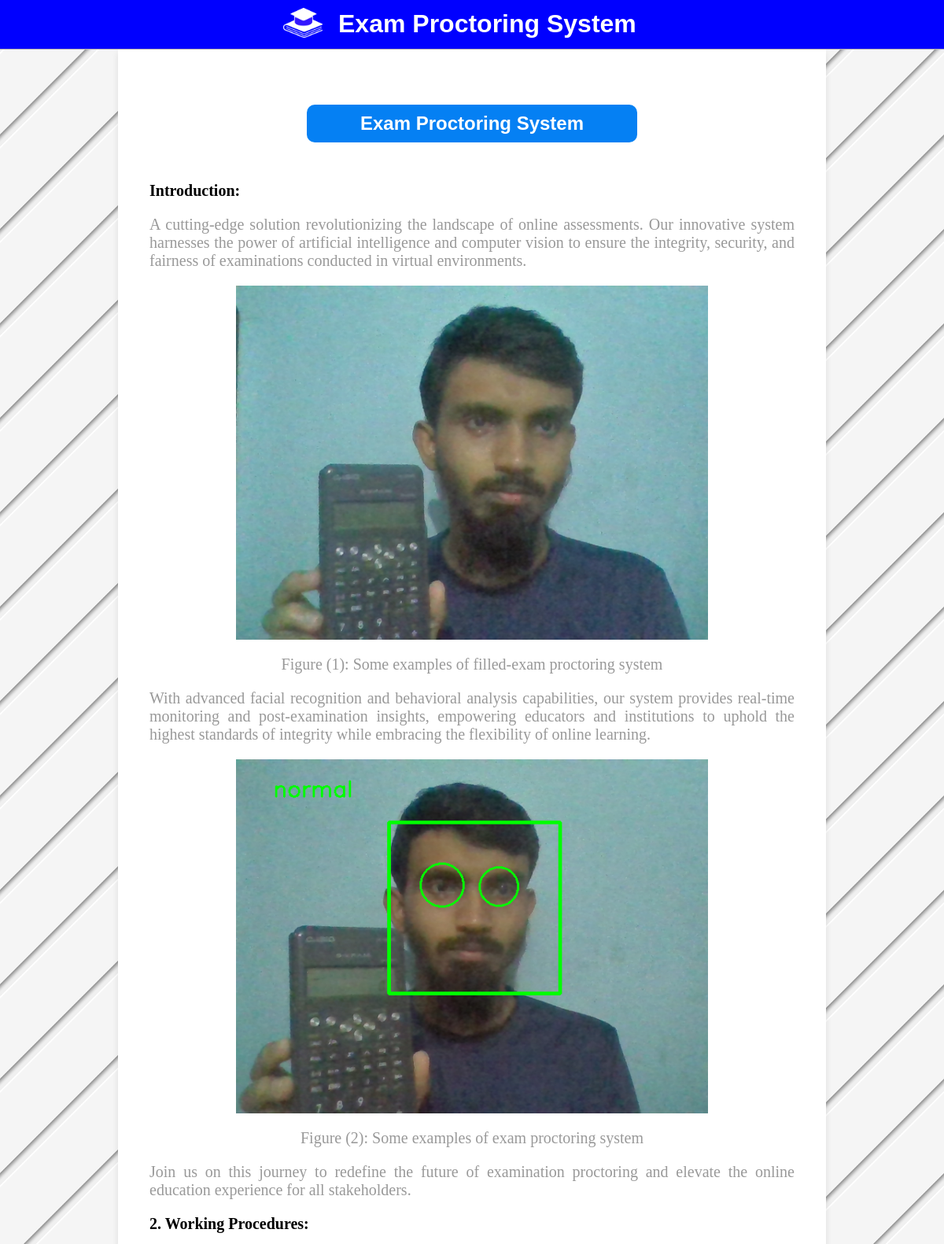
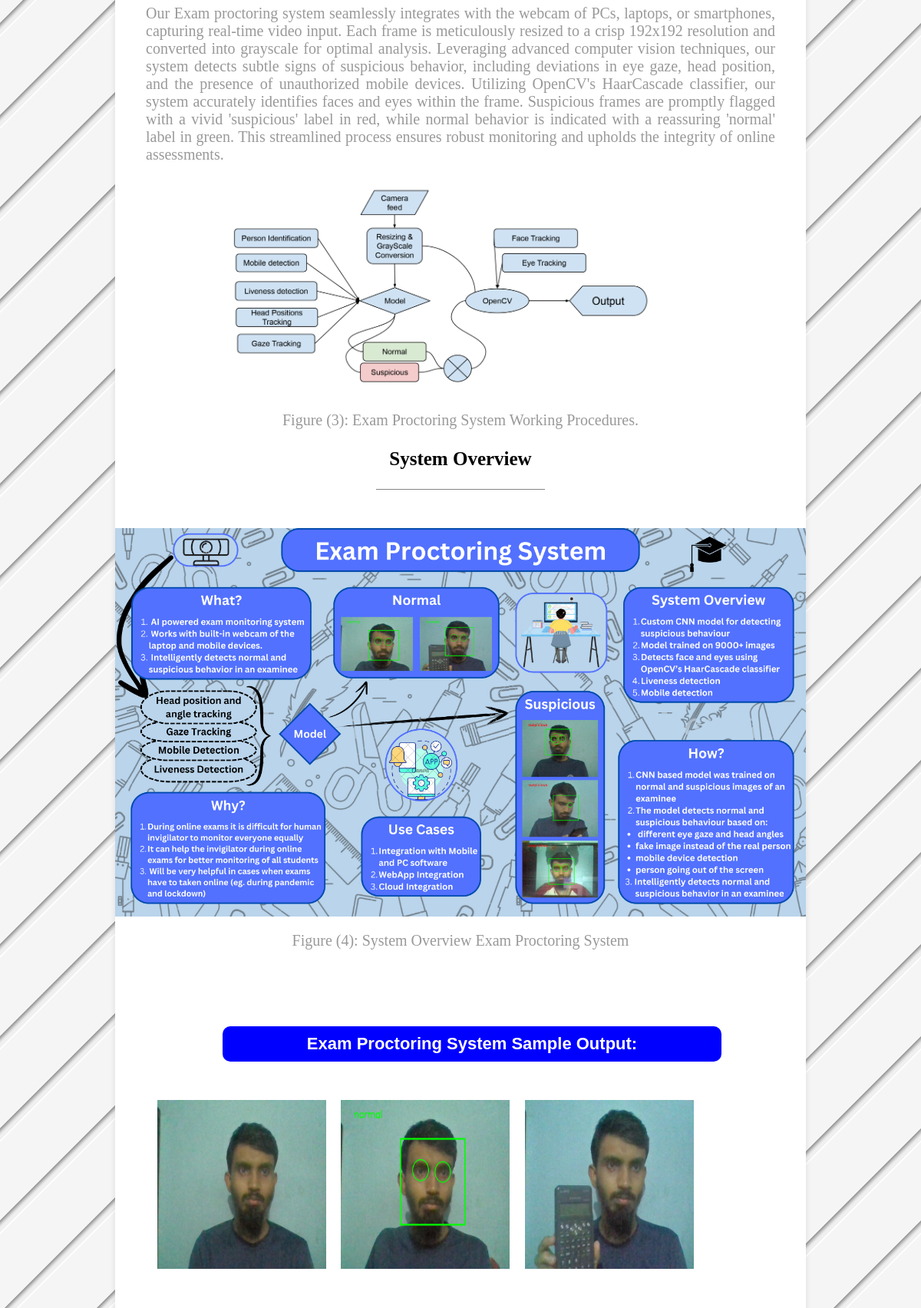
/ExamProctoringsystem/ (upper part), run on the app's committed database (2 pictures, top to bottom).
### examproctoringsystem/models.py (models this page shows)
class GeobagRiverBank(models.Model):
    geobag_at_riverbank_img = models.ImageField(upload_to='Geobag_at_RiverBank_img/', default='No images')
    image_figure_text = models.CharField(max_length = 500)

class FilledRiverBank(models.Model):
    geobag_counting_riverbank_img = models.ImageField(upload_to='Geobag_at_RiverBank_img/', default='No images')
    counting_figure_text = models.CharField(max_length = 500)

class TestingProcedures(models.Model):
    testing_procedures_img = models.ImageField(upload_to='Geobag_at_RiverBank_img/', default='No images')
    testing_procedures_figure_text = models.CharField(max_length = 500)

class PreparingDataset(models.Model):
    preparing_pataset_img = models.ImageField(upload_to='Geobag_at_RiverBank_img/', default='No images')
    preparing_dataset_figure_text = models.CharField(max_length = 500)

class ToonificationHeading(models.Model):
   toonification_heading = models.CharField(max_length = 500)

class ToonificationImage(models.Model):
   toonification_photo = models.ImageField(upload_to='ToonificationImage/', default='No images')

### examproctoringsystem/views.py (the view)
# urls.py: path('ExamProctoringsystem/', views.Geobag, name = 'Geobag'),
def Geobag(request):
    geobagriverbankdata = GeobagRiverBank.objects.all()
    filledriverbankdata = FilledRiverBank.objects.all()
    prototypeproposeddata = PrototypeProposed.objects.all()
    preparingdatasetdata = PreparingDataset.objects.all()
    testingproceduresdata = TestingProcedures.objects.all()
    toonificationheadingdata = ToonificationHeading.objects.all()
    toonificationimagedata = ToonificationImage.objects.all()
    data = {
        'geobagriverbankdata': geobagriverbankdata,
        'filledriverbankdata': filledriverbankdata,
        'prototypeproposeddata': prototypeproposeddata,
        'preparingdatasetdata': preparingdatasetdata,
        'testingproceduresdata': testingproceduresdata,
        'toonificationheadingdata': toonificationheadingdata,
        'toonificationimagedata': toonificationimagedata,
    }
    return render(request, 'index.html', data)

### templates/index.html (shortened to what this page needs)
{% load static %}
<!DOCTYPE html>
<html lang="en">
<head>
    <link rel="stylesheet" href="https://cdnjs.cloudflare.com/ajax/libs/font-awesome/4.7.0/css/font-awesome.min.css">
    <link rel="stylesheet" href="https://cdnjs.cloudflare.com/ajax/libs/font-awesome/5.15.4/css/all.min.css">
    <link rel="stylesheet" href="{% static 'css/style.css' %}">
</head>
<body>
<div class = "Top-Section">
    <div class="top_bar">
        <div class = "logo">
            <a href=""><img src="{% static 'images/logo-1.png' %}"  alt="" >
            </a>
        <h1>Exam Proctoring System</h1>
    </div>
    </div>
</div>
<div class="body-section">
<div class="geobag-section">
    <h1>Exam Proctoring System</h1>
<div class="Details">
<h3>Introduction: </h3>
<p>A cutting-edge solution revolutionizing the landscape of online assessments. Our innovative system harnesses the power of artificial intelligence and computer vision to ensure the integrity, security, and fairness of examinations conducted in virtual environments.</p>
<div class="details-img">
    {%for i in geobagriverbankdata%}
    <a href=""><img src="{{ i.geobag_at_riverbank_img.url }}" alt="Your Image Description"></a>
    <p>{{i.image_figure_text}}</p>
    {%endfor%}
</div>
<p>With advanced facial recognition and behavioral analysis capabilities, our system provides real-time monitoring and post-examination insights, empowering educators and institutions to uphold the highest standards of integrity while embracing the flexibility of online learning. </p>
<div class="details-img-2">
    {%for i in filledriverbankdata%}
    <a href=""><img src="{{ i.geobag_counting_riverbank_img.url }}" alt="Your Image Description"></a>
    <p>{{i.counting_figure_text}}</p>
    {%endfor%}
</div>
<p>Join us on this journey to redefine the future of examination proctoring and elevate the online education experience for all stakeholders. </p>
 <h3>2. Working Procedures:</h3>
<p>Our Exam proctoring system seamlessly integrates with the webcam of PCs, laptops, or smartphones, capturing real-time video input. Each frame is meticulously resized to a crisp 192x192 resolution and converted into grayscale for optimal analysis. Leveraging advanced computer vision techniques, our system detects subtle signs of suspicious behavior, including deviations in eye gaze, head position, and the presence of unauthorized mobile devices. Utilizing OpenCV's HaarCascade classifier, our system accurately identifies faces and eyes within the frame. Suspicious frames are promptly flagged with a vivid 'suspicious' label in red, while normal behavior is indicated with a reassuring 'normal' label in green. This streamlined process ensures robust monitoring and upholds the integrity of online assessments. </p>
<div class="proprosed-img-2">
    {%for i in testingproceduresdata%}
    <a href=""><img src="{{ i.testing_procedures_img.url }}" alt="Your Image Description"></a>
    <p>{{i.testing_procedures_figure_text}}</p>
    {%endfor%}
</div>
</div>
<div class="Proposed-Methodology">
    <h3 style ="align-items: center; font-size:  25px; text-align: center;">System Overview </h3>
    <div class="line-1"></div>
    <div class="proprosed-img-1">
        {%for i in preparingdatasetdata%}
        <a href=""><img src="{{ i.preparing_pataset_img.url }}" alt="Your Image Description"></a>
        <p>{{i.preparing_dataset_figure_text}}</p>
        {%endfor%}
    </div>
</div>
<div class="toonificationSection">
    <div class="header-section">
        {% for i in toonificationheadingdata %}
        <h1>{{i.toonification_heading}}</h1>
        {%endfor%}
    </div>
    <div class="image-section1">
        {% for i in toonificationimagedata %}
            <img src="{{ i.toonification_photo.url }}" alt="Your Image Description">
        {%endfor%}
    </div>
</div>
</div>
</div>
</body>
</html>

### static/css/style.css (style rules this page uses)
body { font-family: Arial, sans-serif; margin: 0; padding: 0; background-image: url('/static/images/back-3.png'); background-size: cover; background-position: center; background-repeat: repeat; height: 1200px; }
.Top-Section { position: sticky; top: 0; z-index: 1000; background-color: white; }
.top_bar { display: flex; align-items: center; padding: 10px; border-bottom: 1px solid #b4afaf; background: blue; }
.logo { display: flex; align-items: center; margin-left: 350px; }
.logo a img { width: 50px; margin-right: 20px; }
.logo h1 { margin: 0; font-size: 32px; color: white; align-items: center; }
.body-section { margin-left: 150px; margin-right: 150px; background-color: #ffffff; padding: 40px; box-shadow: 0 4px 8px rgba(0, 0, 0, 0.1); }
.geobag-section h1 { font-size: 24px; text-align: center; margin-top: 30px; padding: 10px; background-color: rgb(5, 128, 243); cursor: pointer; color: white; border-radius: 10px; margin-left: 200px; margin-right: 200px; margin-bottom: 50px; }
.line-1 { border-bottom: 1px solid #858383; margin-left: 300px; margin-right: 300px; margin-bottom: 50px; }
.Details h3 { font-family: 'Times New Roman', Times, serif; font-size: 20px; }
.Details p { font-family: 'Times New Roman', Times, serif; font-size: 20px; font-style: normal; text-align: justify; color: #999999; }
.details-img { justify-content: center; align-items: center; }
.details-img a { display: flex; justify-content: center; align-items: center; }
.details-img a img { max-width: 600px; height: auto; }
.details-img p { display: flex; justify-content: center; align-items: center; font-family: 'Times New Roman', Times, serif; font-size: 20px; font-style: normal; text-align: justify }
.details-img-2 a { display: flex; justify-content: center; align-items: center; }
.details-img-2 a img { max-width: 600px; height: auto; }
.details-img-2 p { display: flex; justify-content: center; align-items: center; font-family: 'Times New Roman', Times, serif; font-size: 20px; font-style: normal; text-align: justify }
.Proposed-Methodology h3 { font-family: 'Times New Roman', Times, serif; font-size: 20px; }
.Proposed-Methodology p { font-family: 'Times New Roman', Times, serif; font-size: 20px; font-style: normal; text-align: justify; color: #999999; }
.proprosed-img-1 a { display: flex; justify-content: center; align-items: center; }
.proprosed-img-1 a img { max-width: 900px; height: auto; }
.proprosed-img-1 p { display: flex; justify-content: center; align-items: center; font-family: 'Times New Roman', Times, serif; font-size: 20px; font-style: normal; text-align: justify }
.proprosed-img-2 a { display: flex; justify-content: center; align-items: center; }
.proprosed-img-2 a img { max-width: 600px; height: auto; }
.proprosed-img-2 p { display: flex; justify-content: center; align-items: center; font-family: 'Times New Roman', Times, serif; font-size: 20px; font-style: normal; text-align: justify }
.header-section h1 { margin-left: 100px; margin-right: 70px; margin-bottom: 50px; margin-top: 100px; font-size: 22px; color: rgb(46, 116, 245); font-family: 'PT Sans', sans-serif; padding: 10px; background-color: blue; cursor: pointer; color: white; border-radius: 10px; }
.image-section1 img { width: 220px; height: 220px; margin-left: 15px; margin-bottom: 50px; }

### data on the page
GeobagRiverBank: geobag_at_riverbank_img (picture), image_figure_text "Figure (1): Some examples of filled-exam proctoring system"
FilledRiverBank: geobag_counting_riverbank_img (picture), counting_figure_text "Figure (2): Some examples of exam proctoring system"
TestingProcedures: testing_procedures_img (picture), testing_procedures_figure_text "Figure (3): Exam Proctoring System Working Procedures."
PreparingDataset: preparing_pataset_img (picture), preparing_dataset_figure_text "Figure (4): System Overview Exam Proctoring System"
ToonificationHeading: toonification_heading "Exam Proctoring System Sample Output:"
ToonificationImage: toonification_photo (picture)
ToonificationImage: toonification_photo (picture)
ToonificationImage: toonification_photo (picture)
